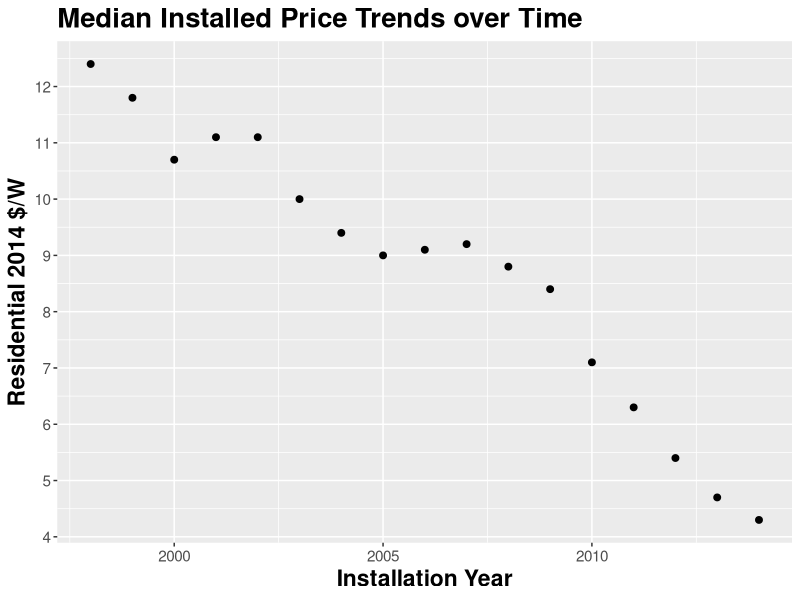
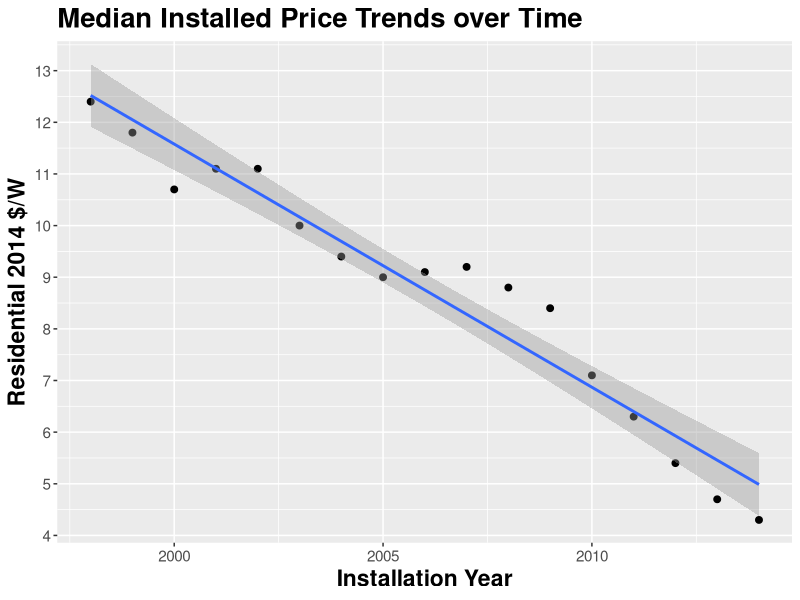
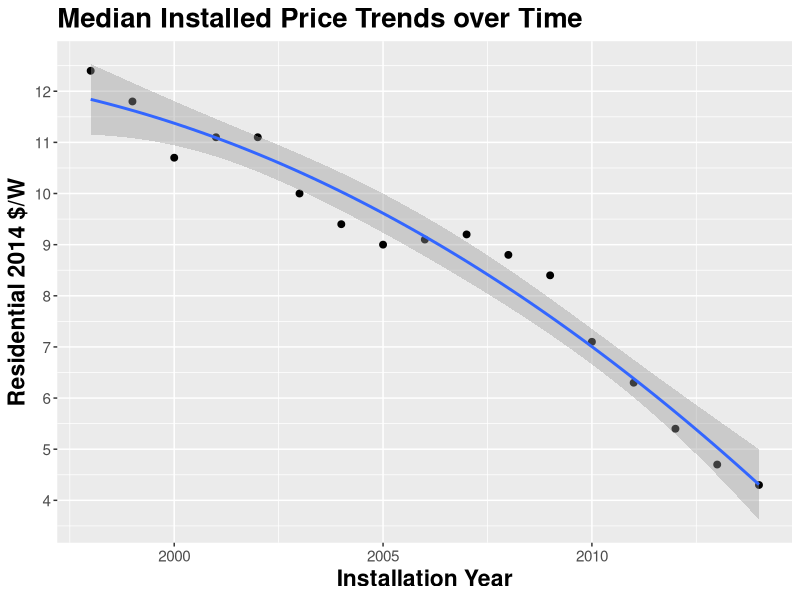
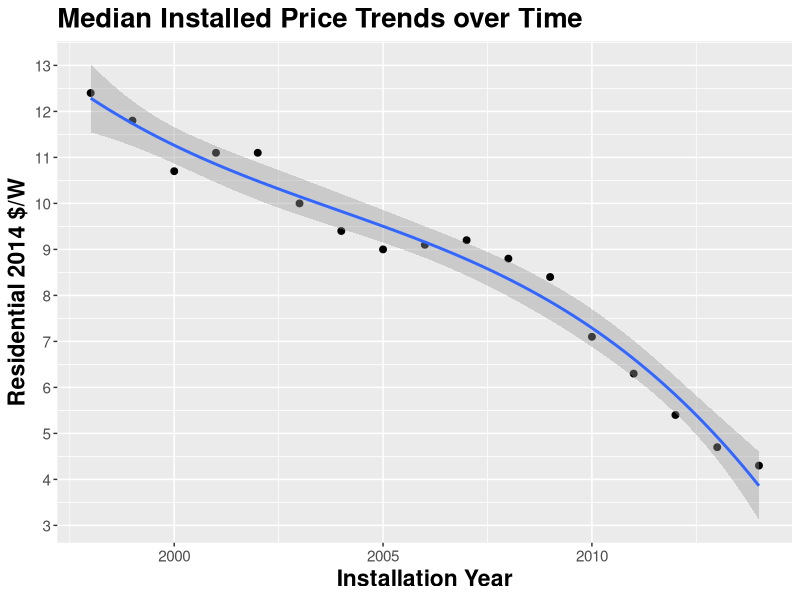
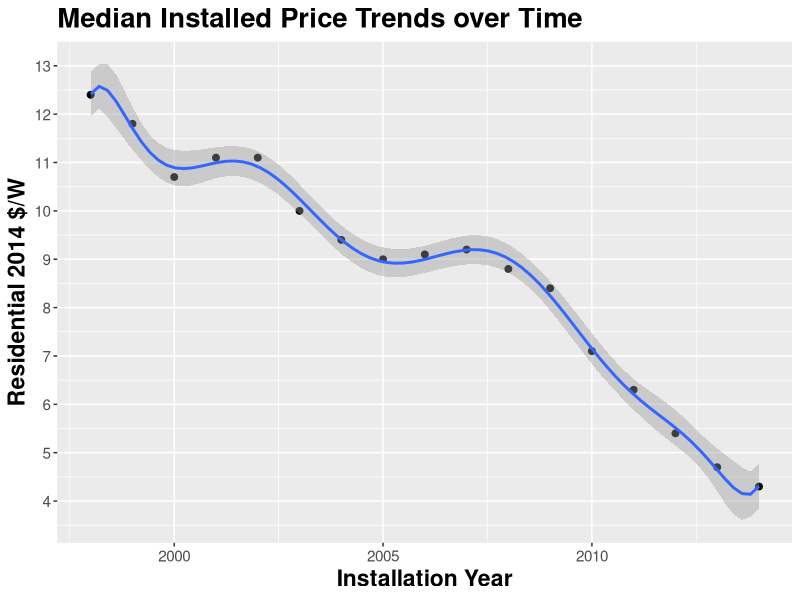

The R source for these figures, in order:
## ---- chunk 1
InstallationYear <- seq(1998,2014,1)  
DollarsPerWatt <- c(12.4, 11.8, 10.7, 11.1, 11.1, 10.0, 9.4, 9.0, 9.1, 9.2, 8.8, 8.4, 7.1, 6.3, 5.4, 4.7, 4.3)
PriceData <- data.frame(InstallationYear, DollarsPerWatt)

library(ggplot2)
myTheme <- theme(
      axis.text.x = element_text(size = rel(1.25)),
      axis.text.y = element_text(size = rel(1.25)),
      title = element_text(size = rel(1.5), face = "bold")
)

ggplot(PriceData, aes(x=InstallationYear, y=DollarsPerWatt)) +
      xlab("Installation Year") + ylab("Residential 2014 $/W") +
      geom_point(shape=19, size=2) +    # Use hollow circles
      #stat_smooth(method = "lm", formula = y ~ poly(x, input$order), size = 1) + 
      scale_y_continuous(breaks = seq(0,16,1)) + 
      ggtitle("Median Installed Price Trends over Time") + 
      myTheme

## ---- chunk 2

ggplot(PriceData, aes(x=InstallationYear, y=DollarsPerWatt)) +
      xlab("Installation Year") + ylab("Residential 2014 $/W") +
      geom_point(shape=19, size=2) +    # Use hollow circles
      stat_smooth(method = "lm", formula = y ~ poly(x, 1), size = 1) + 
      scale_y_continuous(breaks = seq(0,16,1)) + 
      ggtitle("Median Installed Price Trends over Time") + 
      myTheme

## ---- chunk 3
      MyLm <- lm(DollarsPerWatt ~ poly(InstallationYear, 1, raw=TRUE))
      MyR <- summary(MyLm)$r.squared
## ---- chunk 4

ggplot(PriceData, aes(x=InstallationYear, y=DollarsPerWatt)) +
      xlab("Installation Year") + ylab("Residential 2014 $/W") +
      geom_point(shape=19, size=2) +    # Use hollow circles
      stat_smooth(method = "lm", formula = y ~ poly(x, 2), size = 1) + 
      scale_y_continuous(breaks = seq(0,16,1)) + 
      ggtitle("Median Installed Price Trends over Time") + 
      myTheme

## ---- chunk 5
      MyLm2 <- lm(DollarsPerWatt ~ poly(InstallationYear, 2, raw=TRUE))
      MyR2 <- summary(MyLm2)$r.squared
## ---- chunk 6

ggplot(PriceData, aes(x=InstallationYear, y=DollarsPerWatt)) +
      xlab("Installation Year") + ylab("Residential 2014 $/W") +
      geom_point(shape=19, size=2) +    # Use hollow circles
      stat_smooth(method = "lm", formula = y ~ poly(x, 3), size = 1) + 
      scale_y_continuous(breaks = seq(0,16,1)) + 
      ggtitle("Median Installed Price Trends over Time") + 
      myTheme

## ---- chunk 7
      MyLm3 <- lm(DollarsPerWatt ~ poly(InstallationYear, 3, raw=TRUE))
      MyR3 <- summary(MyLm3)$r.squared
## ---- chunk 8

ggplot(PriceData, aes(x=InstallationYear, y=DollarsPerWatt)) +
      xlab("Installation Year") + ylab("Residential 2014 $/W") +
      geom_point(shape=19, size=2) +    # Use hollow circles
      stat_smooth(method = "lm", formula = y ~ poly(x, 9), size = 1) + 
      scale_y_continuous(breaks = seq(0,16,1)) + 
      ggtitle("Median Installed Price Trends over Time") + 
      myTheme

## ---- chunk 9
      MyLm9 <- lm(DollarsPerWatt ~ poly(InstallationYear, 9, raw=TRUE))
      MyR9 <- summary(MyLm9)$r.squared
